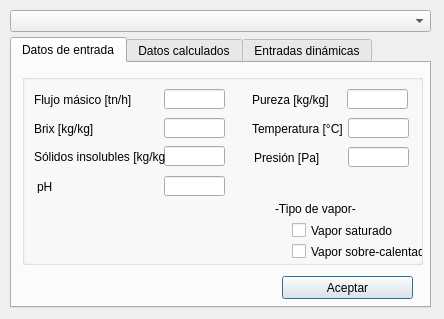
<?xml version="1.0" encoding="UTF-8"?>
<ui version="4.0">
 <class>Dialog</class>
 <widget class="QDialog" name="Dialog">
  <property name="geometry">
   <rect>
    <x>0</x>
    <y>0</y>
    <width>444</width>
    <height>319</height>
   </rect>
  </property>
  <property name="windowTitle">
   <string>Dialog</string>
  </property>
  <widget class="QTabWidget" name="Flow_tabWidget">
   <property name="geometry">
    <rect>
     <x>10</x>
     <y>37</y>
     <width>421</width>
     <height>271</height>
    </rect>
   </property>
   <property name="currentIndex">
    <number>0</number>
   </property>
   <widget class="QWidget" name="Flow_tab_1">
    <attribute name="title">
     <string>Datos de entrada</string>
    </attribute>
    <widget class="QGroupBox" name="Inputs_GrBx">
     <property name="geometry">
      <rect>
       <x>10</x>
       <y>11</y>
       <width>401</width>
       <height>191</height>
      </rect>
     </property>
     <property name="title">
      <string/>
     </property>
     <widget class="QLabel" name="label_Mas_Flow">
      <property name="geometry">
       <rect>
        <x>12</x>
        <y>18</y>
        <width>101</width>
        <height>16</height>
       </rect>
      </property>
      <property name="text">
       <string>Flujo másico [tn/h]</string>
      </property>
     </widget>
     <widget class="QLineEdit" name="Flow">
      <property name="geometry">
       <rect>
        <x>142</x>
        <y>15</y>
        <width>61</width>
        <height>20</height>
       </rect>
      </property>
     </widget>
     <widget class="QLabel" name="label_Brix">
      <property name="geometry">
       <rect>
        <x>12</x>
        <y>47</y>
        <width>81</width>
        <height>16</height>
       </rect>
      </property>
      <property name="text">
       <string>Brix [kg/kg]</string>
      </property>
     </widget>
     <widget class="QLineEdit" name="Brix">
      <property name="geometry">
       <rect>
        <x>142</x>
        <y>44</y>
        <width>61</width>
        <height>20</height>
       </rect>
      </property>
     </widget>
     <widget class="QLineEdit" name="Insoluble_Solids">
      <property name="geometry">
       <rect>
        <x>142</x>
        <y>72</y>
        <width>61</width>
        <height>20</height>
       </rect>
      </property>
     </widget>
     <widget class="QLabel" name="label_Insoluble_Solids">
      <property name="geometry">
       <rect>
        <x>12</x>
        <y>75</y>
        <width>131</width>
        <height>16</height>
       </rect>
      </property>
      <property name="text">
       <string>Sólidos insolubles [kg/kg]</string>
      </property>
     </widget>
     <widget class="QLineEdit" name="Purity">
      <property name="geometry">
       <rect>
        <x>325</x>
        <y>15</y>
        <width>61</width>
        <height>20</height>
       </rect>
      </property>
     </widget>
     <widget class="QLabel" name="label_Purity">
      <property name="geometry">
       <rect>
        <x>230</x>
        <y>18</y>
        <width>101</width>
        <height>16</height>
       </rect>
      </property>
      <property name="text">
       <string>Pureza [kg/kg]</string>
      </property>
     </widget>
     <widget class="QLineEdit" name="Temp">
      <property name="geometry">
       <rect>
        <x>326</x>
        <y>44</y>
        <width>61</width>
        <height>20</height>
       </rect>
      </property>
     </widget>
     <widget class="QLabel" name="label_Temp">
      <property name="geometry">
       <rect>
        <x>230</x>
        <y>47</y>
        <width>111</width>
        <height>16</height>
       </rect>
      </property>
      <property name="text">
       <string>Temperatura [°C]</string>
      </property>
     </widget>
     <widget class="QLineEdit" name="pH">
      <property name="geometry">
       <rect>
        <x>142</x>
        <y>102</y>
        <width>61</width>
        <height>20</height>
       </rect>
      </property>
     </widget>
     <widget class="QLabel" name="label_pH">
      <property name="geometry">
       <rect>
        <x>15</x>
        <y>106</y>
        <width>46</width>
        <height>13</height>
       </rect>
      </property>
      <property name="text">
       <string>pH</string>
      </property>
     </widget>
     <widget class="QLabel" name="label_Pressure">
      <property name="geometry">
       <rect>
        <x>232</x>
        <y>76</y>
        <width>71</width>
        <height>16</height>
       </rect>
      </property>
      <property name="text">
       <string>Presión [Pa]</string>
      </property>
     </widget>
     <widget class="QLineEdit" name="Pressure">
      <property name="geometry">
       <rect>
        <x>326</x>
        <y>73</y>
        <width>61</width>
        <height>20</height>
       </rect>
      </property>
     </widget>
     <widget class="QCheckBox" name="checkBox_Saturated_vapor">
      <property name="geometry">
       <rect>
        <x>270</x>
        <y>148</y>
        <width>101</width>
        <height>17</height>
       </rect>
      </property>
      <property name="text">
       <string>Vapor saturado</string>
      </property>
     </widget>
     <widget class="QCheckBox" name="checkBox_Overheated_vapor">
      <property name="geometry">
       <rect>
        <x>270</x>
        <y>169</y>
        <width>131</width>
        <height>17</height>
       </rect>
      </property>
      <property name="text">
       <string>Vapor sobre-calentado</string>
      </property>
     </widget>
     <widget class="QLabel" name="label_vapor_type">
      <property name="geometry">
       <rect>
        <x>253</x>
        <y>125</y>
        <width>81</width>
        <height>20</height>
       </rect>
      </property>
      <property name="text">
       <string>-Tipo de vapor-</string>
      </property>
     </widget>
    </widget>
    <widget class="QPushButton" name="OKButton_Flow">
     <property name="geometry">
      <rect>
       <x>270</x>
       <y>213</y>
       <width>131</width>
       <height>23</height>
      </rect>
     </property>
     <property name="text">
      <string>Aceptar</string>
     </property>
    </widget>
   </widget>
   <widget class="QWidget" name="Flow_tab_2">
    <attribute name="title">
     <string>Datos calculados</string>
    </attribute>
    <widget class="QGroupBox" name="Outputs_GrBx">
     <property name="geometry">
      <rect>
       <x>8</x>
       <y>14</y>
       <width>401</width>
       <height>121</height>
      </rect>
     </property>
     <property name="title">
      <string/>
     </property>
     <widget class="QLabel" name="label_Specific_Heat">
      <property name="geometry">
       <rect>
        <x>12</x>
        <y>18</y>
        <width>101</width>
        <height>31</height>
       </rect>
      </property>
      <property name="text">
       <string>Calor específico 
[J/kg °K]</string>
      </property>
     </widget>
     <widget class="QLineEdit" name="Specific_Heat">
      <property name="geometry">
       <rect>
        <x>142</x>
        <y>24</y>
        <width>61</width>
        <height>20</height>
       </rect>
      </property>
      <property name="readOnly">
       <bool>true</bool>
      </property>
     </widget>
     <widget class="QLabel" name="label_Density">
      <property name="geometry">
       <rect>
        <x>12</x>
        <y>55</y>
        <width>91</width>
        <height>16</height>
       </rect>
      </property>
      <property name="text">
       <string>Densidad [kg/m3]</string>
      </property>
     </widget>
     <widget class="QLineEdit" name="Density">
      <property name="geometry">
       <rect>
        <x>142</x>
        <y>54</y>
        <width>61</width>
        <height>20</height>
       </rect>
      </property>
      <property name="readOnly">
       <bool>true</bool>
      </property>
     </widget>
     <widget class="QLineEdit" name="Enthalpy">
      <property name="geometry">
       <rect>
        <x>142</x>
        <y>82</y>
        <width>61</width>
        <height>20</height>
       </rect>
      </property>
      <property name="readOnly">
       <bool>true</bool>
      </property>
     </widget>
     <widget class="QLabel" name="label_Enthalpy">
      <property name="geometry">
       <rect>
        <x>12</x>
        <y>83</y>
        <width>131</width>
        <height>16</height>
       </rect>
      </property>
      <property name="text">
       <string>Entalpía [J/kg]</string>
      </property>
     </widget>
     <widget class="QLineEdit" name="Viscosity">
      <property name="geometry">
       <rect>
        <x>327</x>
        <y>26</y>
        <width>61</width>
        <height>20</height>
       </rect>
      </property>
      <property name="readOnly">
       <bool>true</bool>
      </property>
     </widget>
     <widget class="QLabel" name="label_Viscosity">
      <property name="geometry">
       <rect>
        <x>230</x>
        <y>19</y>
        <width>101</width>
        <height>31</height>
       </rect>
      </property>
      <property name="text">
       <string>Viscosidad 
dinámica [Pa s]</string>
      </property>
     </widget>
     <widget class="QLineEdit" name="Conductivity">
      <property name="geometry">
       <rect>
        <x>327</x>
        <y>67</y>
        <width>61</width>
        <height>20</height>
       </rect>
      </property>
      <property name="readOnly">
       <bool>true</bool>
      </property>
     </widget>
     <widget class="QLabel" name="label_Therma_Conductivity">
      <property name="geometry">
       <rect>
        <x>230</x>
        <y>61</y>
        <width>111</width>
        <height>31</height>
       </rect>
      </property>
      <property name="text">
       <string>Conductividad 
térmica [W/ m °K]</string>
      </property>
     </widget>
    </widget>
   </widget>
   <widget class="QWidget" name="Flow_tab_3">
    <attribute name="title">
     <string>Entradas dinámicas</string>
    </attribute>
    <widget class="QComboBox" name="comBox_VariableInput">
     <property name="geometry">
      <rect>
       <x>18</x>
       <y>15</y>
       <width>151</width>
       <height>22</height>
      </rect>
     </property>
    </widget>
    <widget class="QDoubleSpinBox" name="SpinBox_VariableInput">
     <property name="geometry">
      <rect>
       <x>181</x>
       <y>15</y>
       <width>62</width>
       <height>22</height>
      </rect>
     </property>
    </widget>
   </widget>
  </widget>
  <widget class="QComboBox" name="comBox_Type_Flow">
   <property name="geometry">
    <rect>
     <x>10</x>
     <y>10</y>
     <width>421</width>
     <height>22</height>
    </rect>
   </property>
  </widget>
 </widget>
 <resources/>
 <connections/>
</ui>
